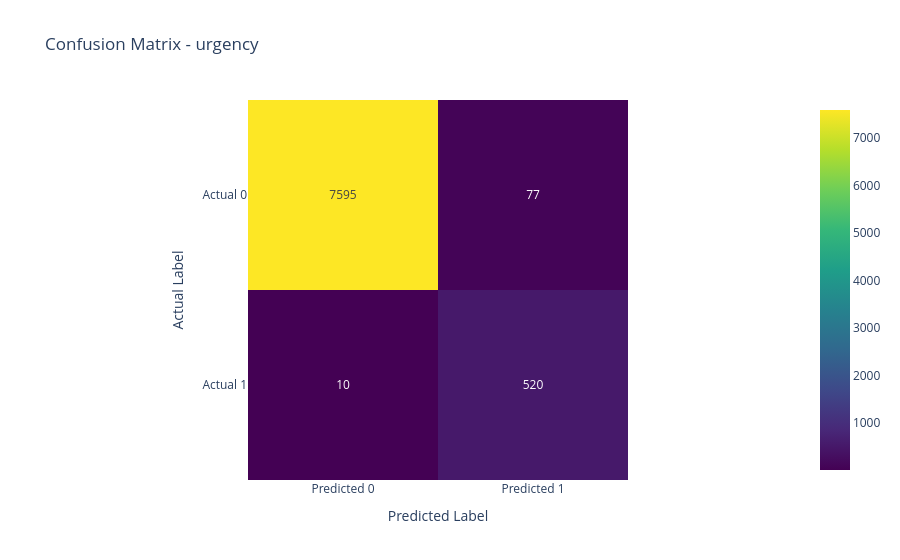
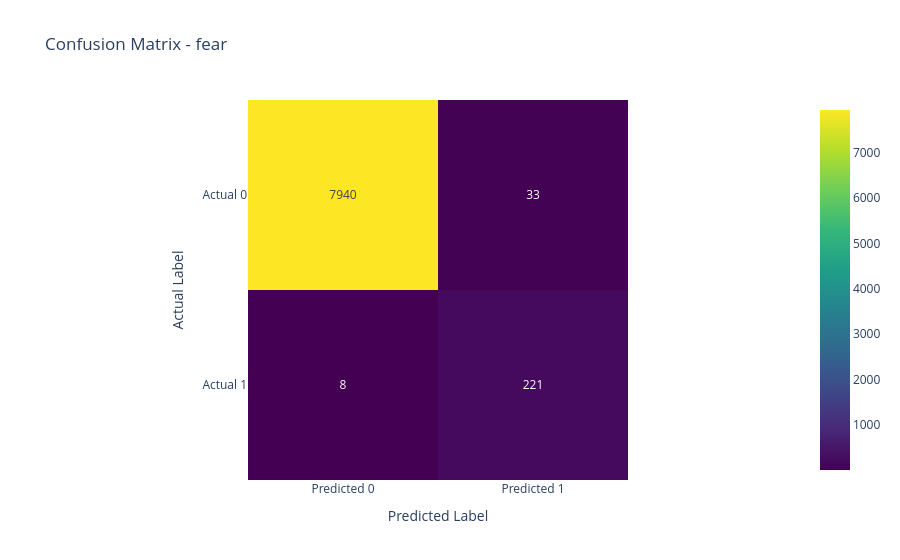
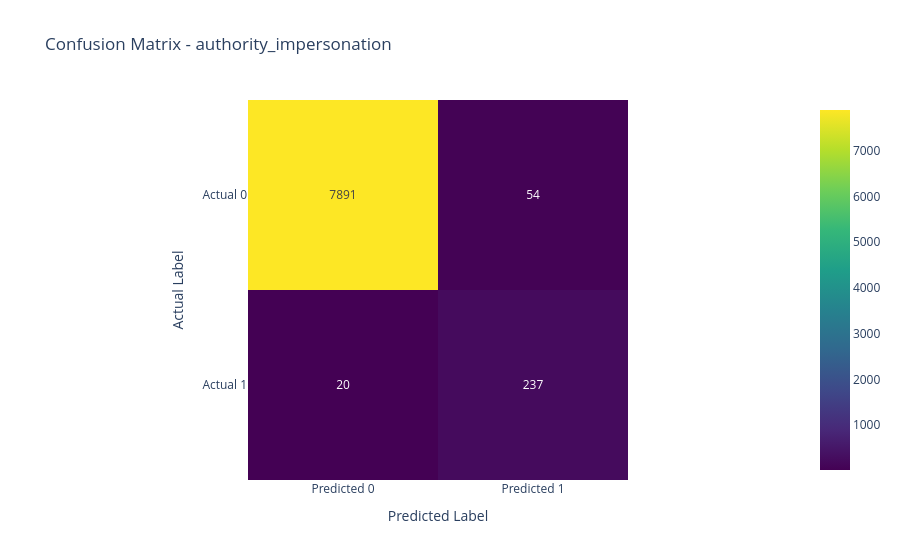

Write notebook code for charts like these, in order.
### Markdown cell above
Social Engeineering model prediction

### Code cell
social_labels = y_social_train.columns

y_social_pred = model_social_detect.predict(X_test_tfidf)

y_social_pred = pd.DataFrame(
    y_social_pred,
    columns=social_labels,
    index=test_df.index
)

print(
    classification_report(
        y_social_test,
        y_social_pred,
        target_names=social_labels,
        zero_division=0
    )
)


print(
    "Hamming Loss:", hamming_loss(y_social_test, y_social_pred)
)

for label in social_labels:
    cm_social = confusion_matrix(y_social_test[label], y_social_pred[label], labels=[0, 1])
    fig = px.imshow(cm_social, x=["Predicted 0", "Predicted 1"], y=["Actual 0", "Actual 1"], color_continuous_scale="viridis", text_auto=".0f", title=f"Confusion Matrix - {label}")
    fig.update_layout(xaxis_title="Predicted Label", yaxis_title="Actual Label")
    fig.show()

### Figure 1 — Plotly figure (JSON) as saved in the notebook; plotly's stock layout.template omitted (floating-point values rounded to 4 significant figures)
{"data": [{"coloraxis": "coloraxis", "hovertemplate": "x: %{x}<br>y: %{y}<br>color: %{z}<extra></extra>", "name": "0", "texttemplate": "%{z:.0f}", "type": "heatmap", "x": ["Predicted 0", "Predicted 1"], "xaxis": "x", "y": ["Actual 0", "Actual 1"], "yaxis": "y", "z": [[7595, 77], [10, 520]]}], "layout": {"coloraxis": {"autocolorscale": false, "colorscale": [[0, "#440154"], [0.1111, "#482878"], [0.2222, "#3e4989"], [0.3333, "#31688e"], [0.4444, "#26828e"], [0.5556, "#1f9e89"], [0.6667, "#35b779"], [0.7778, "#6ece58"], [0.8889, "#b5de2b"], [1, "#fde725"]]}, "title": {"text": "Confusion Matrix - urgency"}, "xaxis": {"anchor": "y", "constrain": "domain", "domain": [0, 1], "scaleanchor": "y", "title": {"text": "Predicted Label"}}, "yaxis": {"anchor": "x", "autorange": "reversed", "constrain": "domain", "domain": [0, 1], "title": {"text": "Actual Label"}}}}

### Figure 2 — Plotly figure (JSON) as saved in the notebook; plotly's stock layout.template omitted (floating-point values rounded to 4 significant figures)
{"data": [{"coloraxis": "coloraxis", "hovertemplate": "x: %{x}<br>y: %{y}<br>color: %{z}<extra></extra>", "name": "0", "texttemplate": "%{z:.0f}", "type": "heatmap", "x": ["Predicted 0", "Predicted 1"], "xaxis": "x", "y": ["Actual 0", "Actual 1"], "yaxis": "y", "z": [[7940, 33], [8, 221]]}], "layout": {"coloraxis": {"autocolorscale": false, "colorscale": [[0, "#440154"], [0.1111, "#482878"], [0.2222, "#3e4989"], [0.3333, "#31688e"], [0.4444, "#26828e"], [0.5556, "#1f9e89"], [0.6667, "#35b779"], [0.7778, "#6ece58"], [0.8889, "#b5de2b"], [1, "#fde725"]]}, "title": {"text": "Confusion Matrix - fear"}, "xaxis": {"anchor": "y", "constrain": "domain", "domain": [0, 1], "scaleanchor": "y", "title": {"text": "Predicted Label"}}, "yaxis": {"anchor": "x", "autorange": "reversed", "constrain": "domain", "domain": [0, 1], "title": {"text": "Actual Label"}}}}

### Figure 3 — Plotly figure (JSON) as saved in the notebook; plotly's stock layout.template omitted (floating-point values rounded to 4 significant figures)
{"data": [{"coloraxis": "coloraxis", "hovertemplate": "x: %{x}<br>y: %{y}<br>color: %{z}<extra></extra>", "name": "0", "texttemplate": "%{z:.0f}", "type": "heatmap", "x": ["Predicted 0", "Predicted 1"], "xaxis": "x", "y": ["Actual 0", "Actual 1"], "yaxis": "y", "z": [[7891, 54], [20, 237]]}], "layout": {"coloraxis": {"autocolorscale": false, "colorscale": [[0, "#440154"], [0.1111, "#482878"], [0.2222, "#3e4989"], [0.3333, "#31688e"], [0.4444, "#26828e"], [0.5556, "#1f9e89"], [0.6667, "#35b779"], [0.7778, "#6ece58"], [0.8889, "#b5de2b"], [1, "#fde725"]]}, "title": {"text": "Confusion Matrix - authority_impersonation"}, "xaxis": {"anchor": "y", "constrain": "domain", "domain": [0, 1], "scaleanchor": "y", "title": {"text": "Predicted Label"}}, "yaxis": {"anchor": "x", "autorange": "reversed", "constrain": "domain", "domain": [0, 1], "title": {"text": "Actual Label"}}}}
